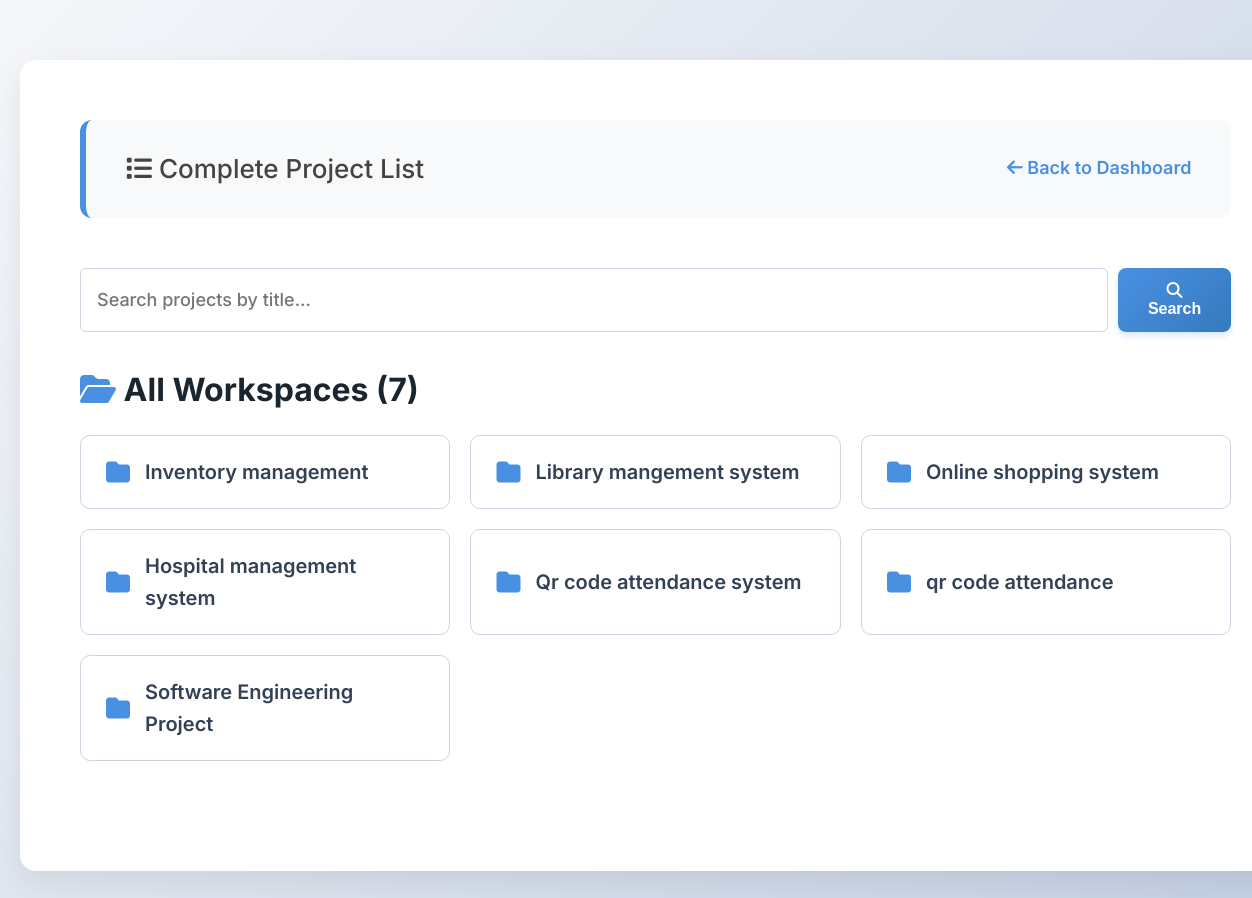
The app's page /projects (signed in), older data.
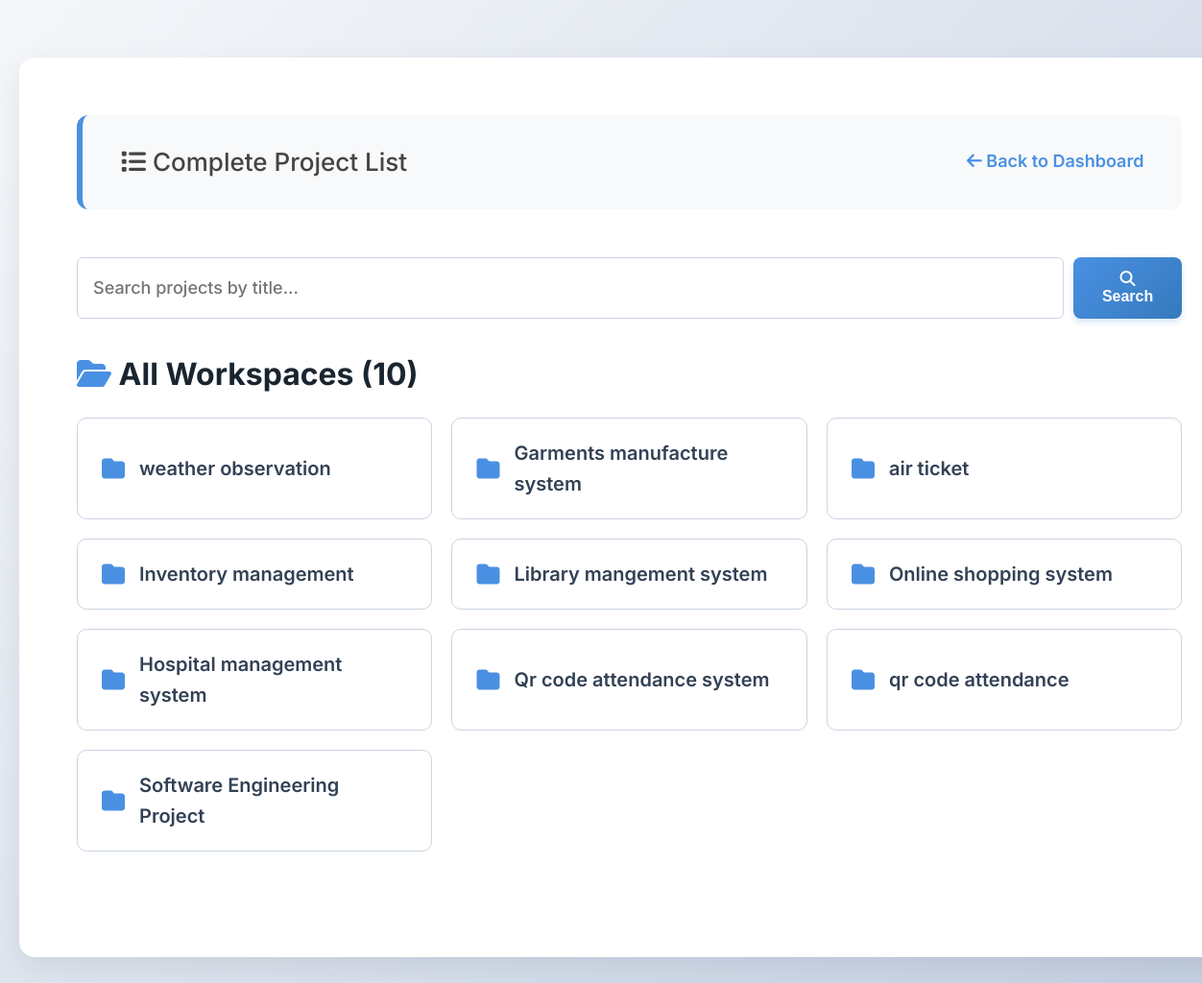
The same page, newer data.
### tables this page shows
CREATE TABLE projects (
            id INTEGER PRIMARY KEY AUTOINCREMENT,
            title TEXT NOT NULL,
            manager_id INTEGER,
            deadline DATE,
            status TEXT DEFAULT 'Ongoing'
        );

### app.py (the view, shortened to what this page needs)
@app.route('/projects')
def project_list():
    if 'username' not in session:
        return redirect(url_for('login'))
    conn = get_db_connection()
    user_role = session.get('role')
    user_id = session.get('user_id')
    search_query = request.args.get('q', '').strip()
    if user_role == 'admin':
        if search_query:
            projects = conn.execute('SELECT * FROM projects WHERE title LIKE ? ORDER BY id DESC', ('%' + search_query + '%',)).fetchall()
        else:
            projects = conn.execute('SELECT * FROM projects ORDER BY id DESC').fetchall()
    elif user_role == 'manager':
        if search_query:
            projects = conn.execute('SELECT * FROM projects WHERE manager_id = ? AND title LIKE ? ORDER BY id DESC', (user_id, '%' + search_query + '%')).fetchall()
        else:
            projects = conn.execute('SELECT * FROM projects WHERE manager_id = ? ORDER BY id DESC', (user_id,)).fetchall()
    conn.close()
    return render_template('projects_list.html', projects=projects, role=user_role, search_query=search_query)

### app.py (called while the page is built)
def get_db_connection():
    conn = sqlite3.connect('project_manager.db', timeout=10.0)
    conn.row_factory = sqlite3.Row
    return conn

### templates/projects_list.html (shortened to what this page needs)
<!DOCTYPE html>
<html>
<head>
    <link rel="stylesheet" href="https://cdnjs.cloudflare.com/ajax/libs/font-awesome/6.4.0/css/all.min.css">
    <link rel="stylesheet" href="{{ url_for('static', filename='style.css') }}">
</head>
<body>
    <div class="container">
        <div class="nav-bar">
            <span><i class="fas fa-list"></i> Complete Project List</span>
            <a href="/" style="color: #4a90e2; font-weight: 600; text-decoration: none;">
                <i class="fas fa-arrow-left"></i> Back to Dashboard
            </a>
        </div>
        <form method="GET" action="{{ url_for('project_list') }}" style="display: flex; gap: 10px; margin-bottom: 30px;">
            <input type="text" name="q" value="{{ search_query }}" placeholder="Search projects by title..." style="margin: 0; flex-grow: 1; padding: 14px 16px; font-size: 18px; font-family: inherit; color: #1e293b; font-weight: 500; background-color: #ffffff; border: 1px solid #cbd5e1; border-radius: 6px;">
            <button type="submit" style="margin: 0; padding: 14px 24px; font-size: 16px;"><i class="fas fa-search"></i> Search</button>
        </form>
        <h3 style="margin-bottom: 20px;"><i class="fas fa-folder-open" style="color: #4a90e2;"></i> All Workspaces ({{ projects|length }})</h3>
        {% if projects %}
        <div class="quick-projects-grid">
            {% for project in projects %}
            <a href="{{ url_for('project_detail', project_id=project.id) }}" class="quick-project-card">
                <i class="fas fa-folder"></i>
                <span>{{ project.title }}</span>
            </a>
            {% endfor %}
        </div>
        {% else %}
            <p style="color: #94a3b8; font-style: italic; padding: 20px 0;">No projects found matching your search.</p>
        {% endif %}
    </div>
</body>
</html>

Row changes from the older to the newer data that the page shows:
added projects: title "weather observation"
added projects: title "Garments manufacture system"
added projects: title "air ticket"
Text that changed along with them:
{{ projects|length }}: "7" → "10"
